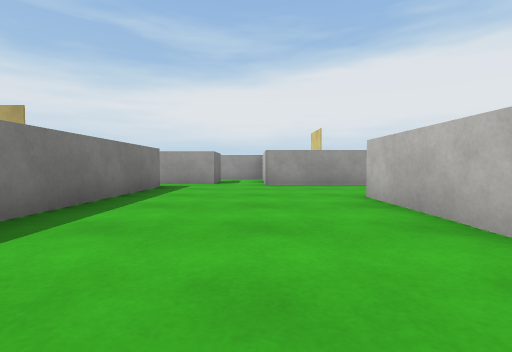
[1] (above)

21 first-person views from a walk through a scene from a Unity 3-D project. The camera is 0.54 m above the floor, tilts 2° down and sees 85° across. The floor is counted in squares, 1 m on a side. Each view is taken from the middle of a square. On the plan, view 1 faces up. The plan holds only what a view shows up to about 9 squares ahead; the rest is blank. The place goes on beyond the plan. The player character is not drawn. Surface patterns are stand-ins for the level's own textures.

[2]
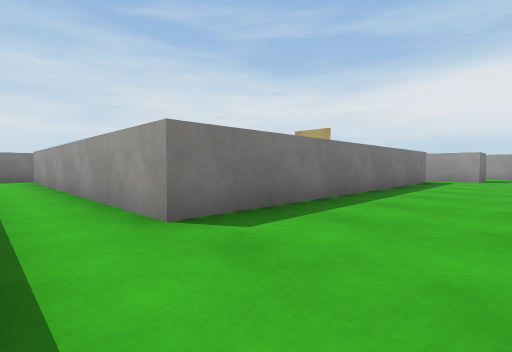

[3]
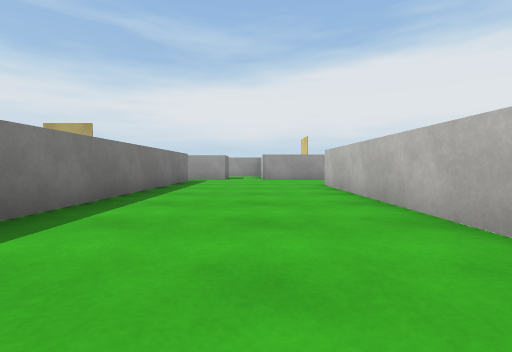

[4]
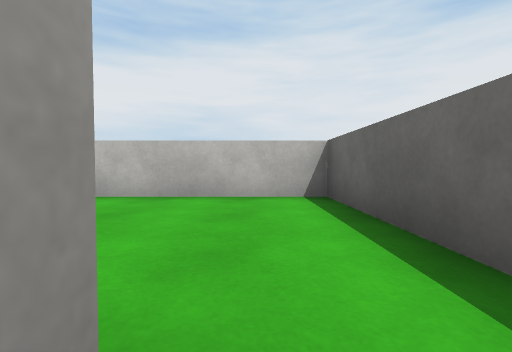

[5]
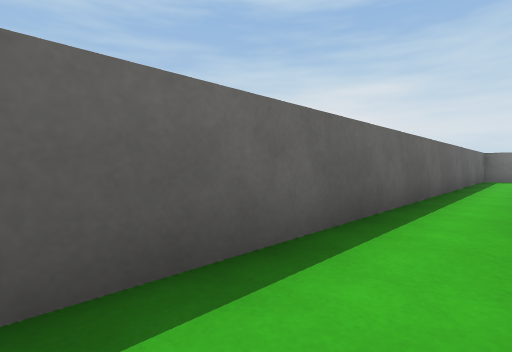

[6]
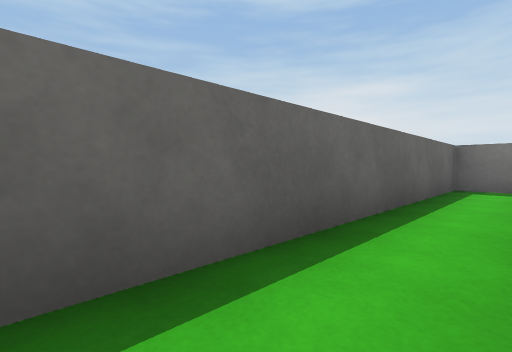

[7]
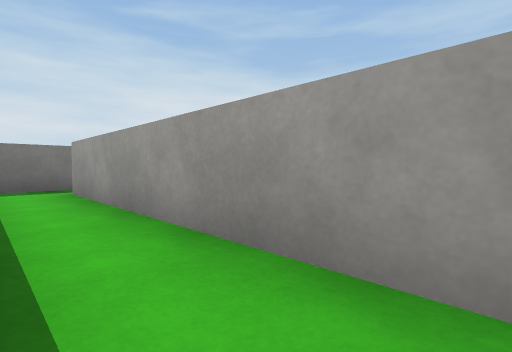

[8]
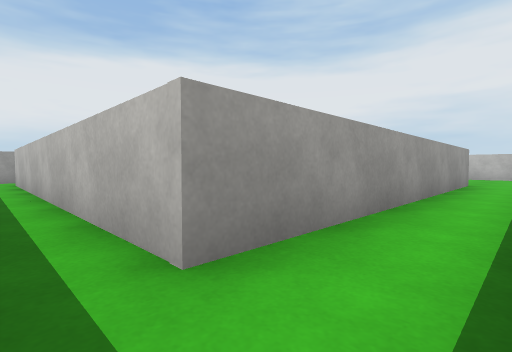

[9]
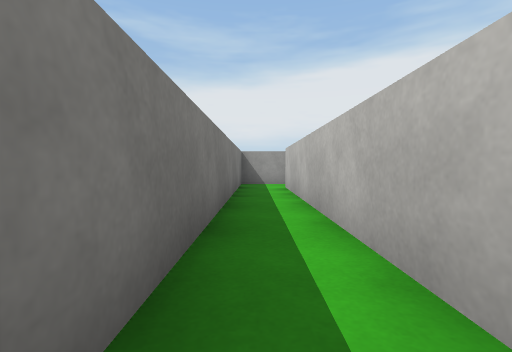

[10]
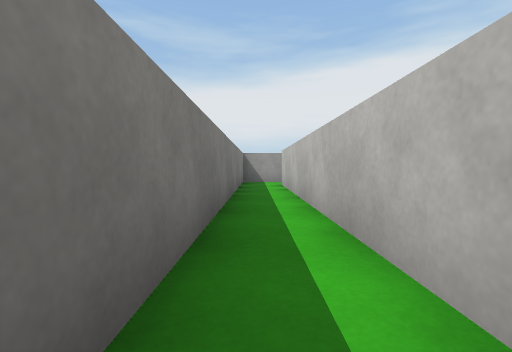

[11]
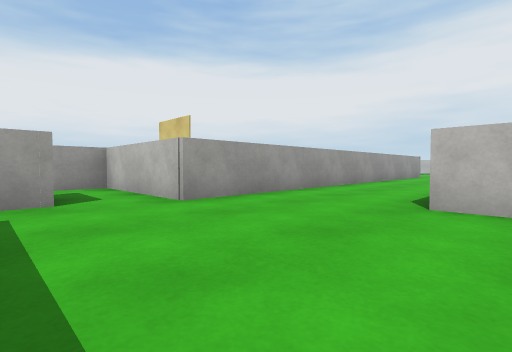

[12]
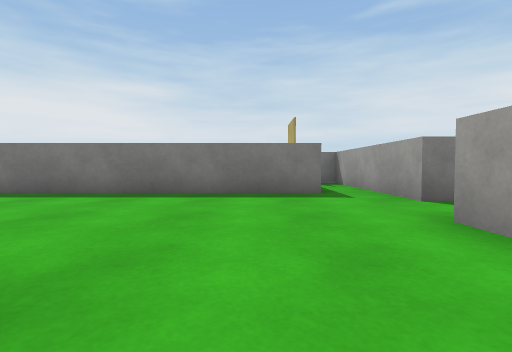

[13]
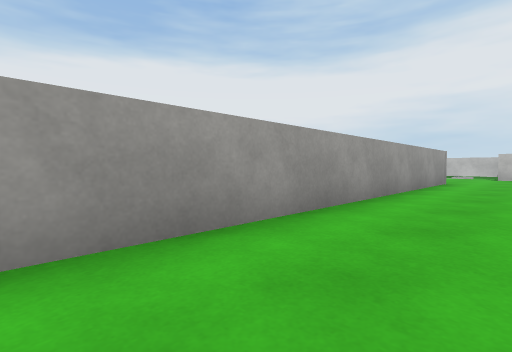

[14]
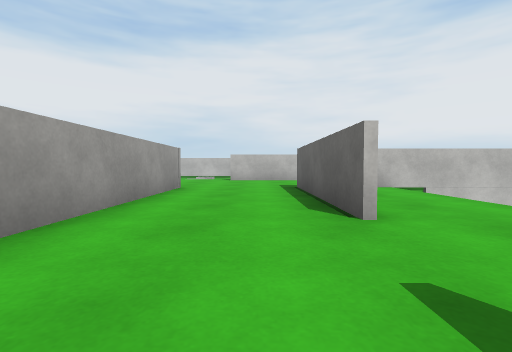

[15]
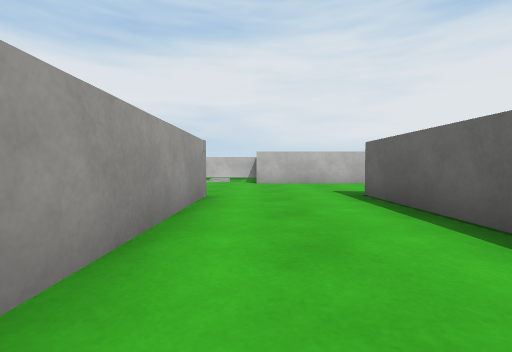

[16]
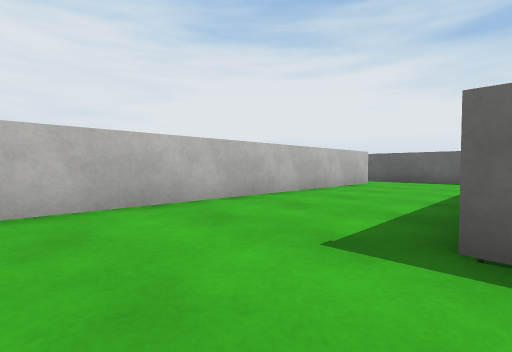

[17]
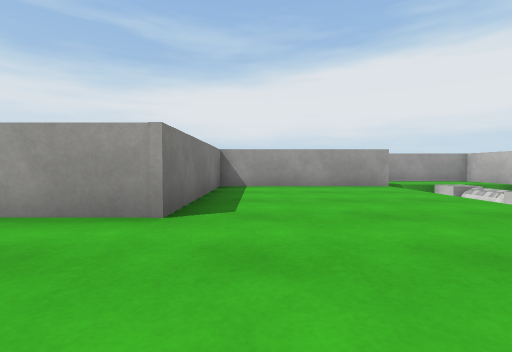

[18]
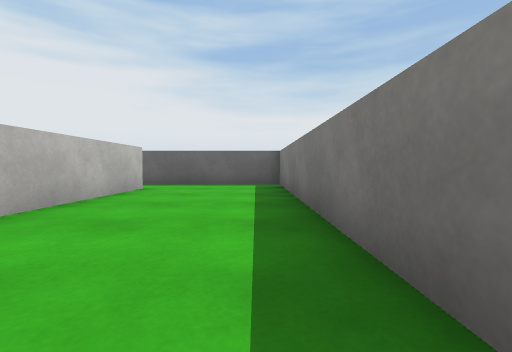

[19]
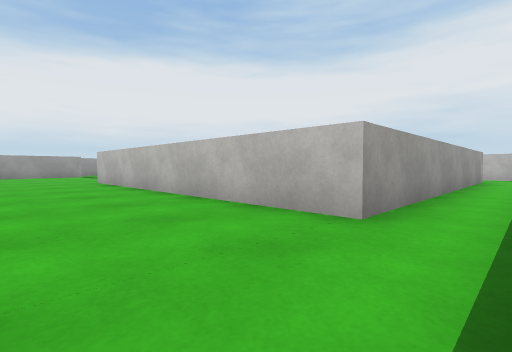

[20]
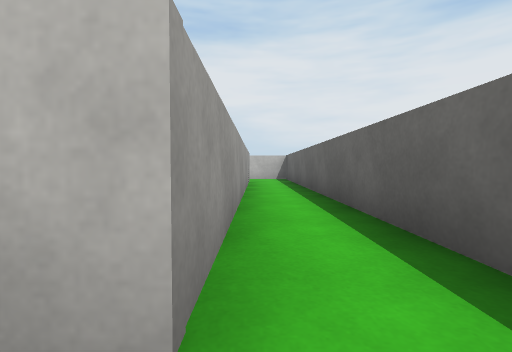

[21]
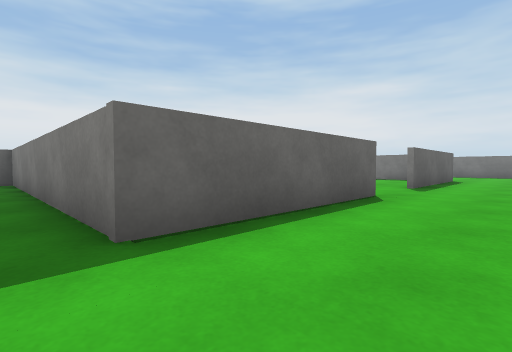

### Floor plan
Points are (right, up) in squares from view 1. A wall is a line through its corners. A room is listed if a view was taken in it or the views show most of it. See-through windows are left out.
Room 1 (views 1, 2, 3, 4, 5, 6, 7, 8, 11)
walls: (-2.5, 7.4) (-2.5, -1.7) (-11.2, -1.7); (0.3, 7.9) (0.3, 10); (-1.3, 8.5) (-5.9, 8.5) (-5.9, 8); (-12.4, -1.6) (-12.4, -3.3) (1.9, -3.3) (1.9, 5)
ways out: opening at (-12, -2) to room 2; opening at (1.5, 6.5) to room 3
Room 2 (views 9, 10)
walls: (-11, 8.5) (-12.4, 8.5) (-12.4, -1.6); (-11.2, -1.7) (-11.2, 7.2)
ways out: opening at (-12, -2) to room 1
Room 3 (views 12, 13, 14, 15, 16, 17, 18, 19, 20, 21)
walls: (8.8, 4.9) (13.3, 4.9) (13.3, -3.3) (21.5, -3.3); (17.6, 12.5) (13, 12.5) (13, 7.9) (0.3, 7.9); (3.3, 4.9) (6.6, 4.9); (21.5, -1.7) (16.7, -1.7) (16.7, 7)
ways out: opening at (1.5, 6.5) to room 1; opening at (7.5, 5)

Where each view was taken, in squares from view 1:
view 1: 0 up, 0 right, facing up
view 2: 3 down, 0 right, facing up-left
view 3: 3 down, 0 right, facing up
view 4: 2 down, 3 left, facing right
view 5: 2 down, 0 right, facing down-left
view 6: 2 down, 5 left, facing down-left
view 7: 3 down, 5 left, facing up-left
view 8: 3 down, 12 left, facing up-right
view 9: 0 up, 12 left, facing up
view 10: 1 down, 12 left, facing up
view 11: 4 up, 2 left, facing up-right
view 12: 6 up, 3 right, facing left
view 13: 6 up, 3 right, facing up-right
view 14: 6 up, 6 right, facing right
view 15: 7 up, 8 right, facing right
view 16: 7 up, 13 right, facing down-right
view 17: 5 up, 14 right, facing up
view 18: 5 up, 14 right, facing down
view 19: 3 down, 14 right, facing up-right
view 20: 2 down, 16 right, facing right
view 21: 7 up, 14 right, facing down-left
